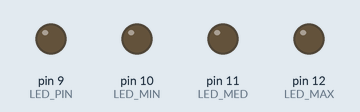
Recording of a sketch running on a simulated Arduino Uno, built with avr-gcc and run on an emulated ATmega328P. Shown: output pins drawn as LEDs (lit = HIGH).

Above: at 0.05 s.
At 1.3 s:
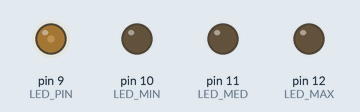
At 2.6 s:
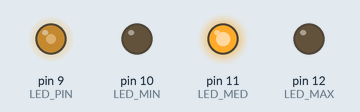
At 5.2 s:
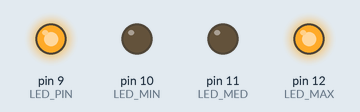
At 7.55 s:
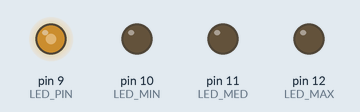
At 10.4 s:
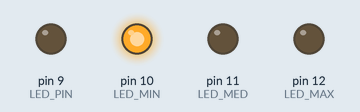
Timing chart, 0 to 13.5 s (numbered marks = the images above):
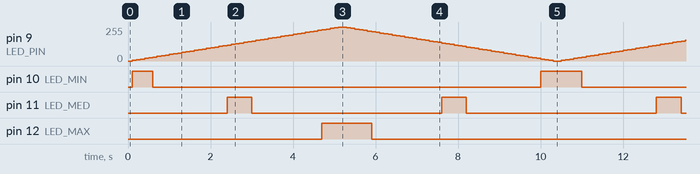

The sketch:

Aula_Pratica_3_Q1.ino
```cpp
/**
 * @file Aula_Pratica_3_Q1.ino
 * @brief Aula Prática 3 - Programação e Montagem de Hardware na Plataforma Arduino
 * @version 1.0
 * @date 2023-06-04
 *
 * A. O roteiro envolve o desenvolvimento de uma lógica em que um LED varie seu brilho automaticamente com 51 niveis diferentes com intervalo de 100ms.
 * B. Quando chegar ao máximo, deve ir para o mínimo em processo inverso.
 * C. Adicione mais 3 LEDs, um para indicar o brilho mínimo (<10%), outro para indicar o médio (45 a 55%), e o último para indicar o máximo (>90%).
 */

// Definir os pinos dos LEDs
#define LED_PIN 9
#define LED_MIN 10
#define LED_MED 11
#define LED_MAX 12

void setup()
{
  // Configurar os pinos dos LEDs como saída
  pinMode(LED_PIN, OUTPUT);
  pinMode(LED_MIN, OUTPUT);
  pinMode(LED_MED, OUTPUT);
  pinMode(LED_MAX, OUTPUT);
}

void loop()
{
  // Aumentar o brilho do LED de 0 a 255 em incrementos de 5
  for (int i = 0; i <= 255; i += 5)
  {
    analogWrite(LED_PIN, i);
    delay(100);

    // Acender o LED correspondente ao nível de brilho atual
    if (i < 25)
    {
      digitalWrite(LED_MIN, HIGH);
      digitalWrite(LED_MED, LOW);
      digitalWrite(LED_MAX, LOW);
    }
    else if (i >= 114 && i <= 140)
    {
      digitalWrite(LED_MIN, LOW);
      digitalWrite(LED_MED, HIGH);
      digitalWrite(LED_MAX, LOW);
    }
    else if (i > 229)
    {
      digitalWrite(LED_MIN, LOW);
      digitalWrite(LED_MED, LOW);
      digitalWrite(LED_MAX, HIGH);
    }
    else
    {
      digitalWrite(LED_MIN, LOW);
      digitalWrite(LED_MED, LOW);
      digitalWrite(LED_MAX, LOW);
    }
  }

  // Diminuir o brilho do LED de 255 a 0 em incrementos de -5
  for (int i = 255; i >= 0; i -= 5)
  {
    analogWrite(LED_PIN, i);
    delay(100);

    // Acender o LED correspondente ao nível de brilho atual
    if (i < 25)
    {
      digitalWrite(LED_MIN, HIGH);
      digitalWrite(LED_MED, LOW);
      digitalWrite(LED_MAX, LOW);
    }
    else if (i >= 114 && i <= 140)
    {
      digitalWrite(LED_MIN, LOW);
      digitalWrite(LED_MED, HIGH);
      digitalWrite(LED_MAX, LOW);
    }
    else if (i > 229)
    {
      digitalWrite(LED_MIN, LOW);
      digitalWrite(LED_MED, LOW);
      digitalWrite(LED_MAX, HIGH);
    }
    else
    {
      digitalWrite(LED_MIN, LOW);
      digitalWrite(LED_MED, LOW);
      digitalWrite(LED_MAX, LOW);
    }
  }
}
```

Measured:
- by itself, pin 10 (LED_MIN): repeats every 10.4 s: LOW 9.4 s, HIGH 1.0 s
- by itself, pin 11 (LED_MED): alternates HIGH for 0.60 s and LOW for 4.6 s
- by itself, pin 12 (LED_MAX): alternates HIGH for 1.2 s and LOW for 9.2 s
